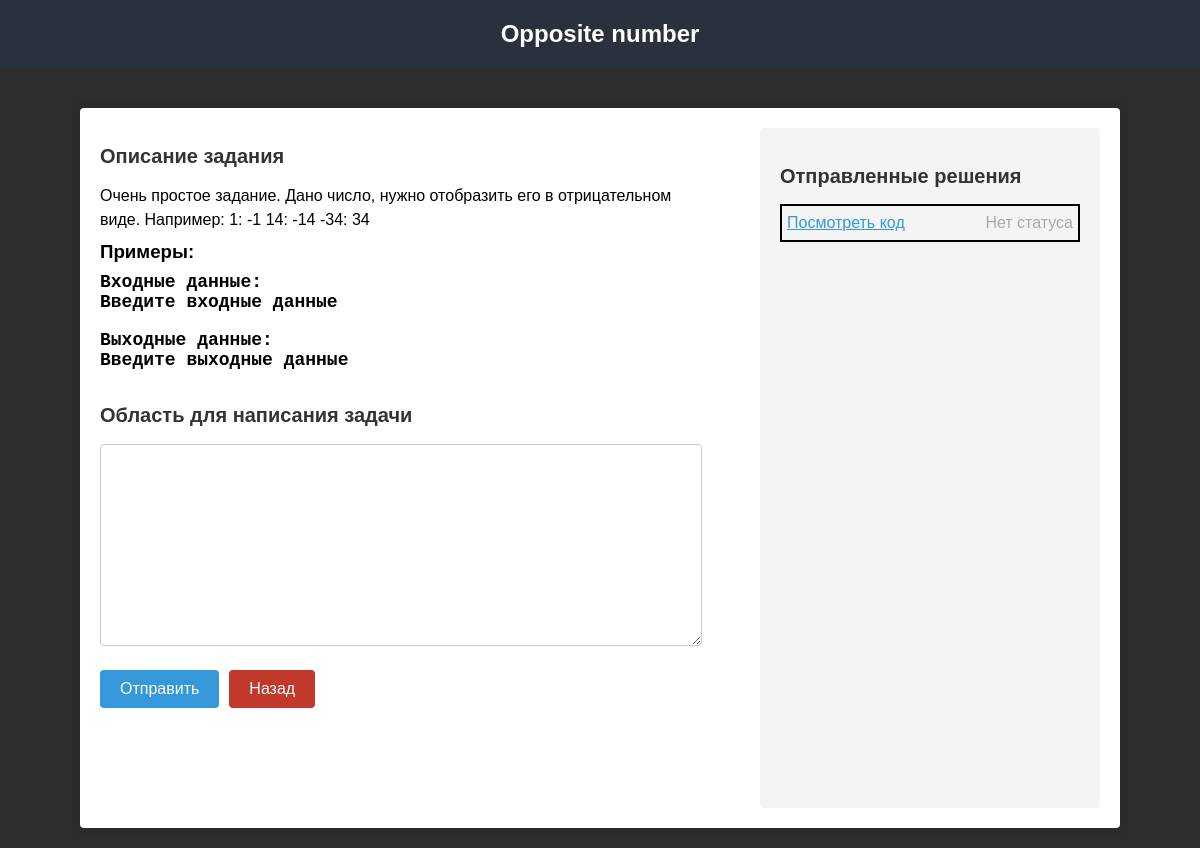
Screenshot of /solve/1 (signed in) with the database file from the repository.
### tasks/models.py (models this page shows, shortened)
class Task(models.Model):
    title = models.CharField("Название", max_length=80, default=default_title)
    description = models.TextField("Описание", max_length=8000, default=default_description)
    difficulty = models.CharField("Сложность", choices=DIFFICULTY_CHOICES, default="1st Dan", max_length=10)
    created_at = models.DateField("Дата", auto_created=True)
    input_data = models.TextField("Входные данные", max_length=200, default="Введите входные данные" )
    output_data = models.TextField("Выходные данные", max_length=200, default="Введите выходные данные")

class Answer(models.Model):
    author = models.ForeignKey(User, on_delete=models.CASCADE)
    task = models.ForeignKey(Task, on_delete=models.CASCADE, null=True, blank=True)
    code = models.TextField("Код", max_length=3000, default=default_code)
    stat = models.CharField("Статус кода", choices=STATUS_CHOICES, default="Нет статуса", max_length=60)

### tasks/views.py (the view, shortened to what this page needs)
# urls.py: path("solve/<int:pk>", solve_view, name="solve"),
@login_required(login_url='login')  # Укажите свой URL-путь для главной страницы, если пользователь не аутентифицирован
def solve_view(request, pk):
    task = Task.objects.get(id=pk)
    user = request.user
    answer = Answer.objects.filter(author=user, task=task).order_by('-id')
    obj = {'task': task, 'answer': answer}
    return render(request, 'solve.html', obj)

### tasks/templates/solve.html (shortened to what this page needs)
<!DOCTYPE html>
<html lang="en">
<head>
</head>
<body>
    <header>
        <h1 class="title-task">{{ task.title }}</h1>
    </header>
    <main>
        <div class="left-column">
            <section class="main-description">
                <h2>Описание задания</h2>
                <p class="description">{{ task.description }}</p>
                <h3 class="example">Примеры:</h3>
                <pre class="input-data">
Входные данные:
{{ task.input_data }} </pre>
                <pre class="output-data">Выходные данные:
{{ task.output_data }} </pre>
            </section>
            <section>
            <form id="solveForm" method="post" action="{% url 'solve' pk=task.id %}">
                <section class="code">
                    <h2>Область для написания задачи</h2>
                    <textarea id="taskInput" name="code" rows="10" cols="50"></textarea>
                </section>
                <div class="submit-back">
                    <section>
                        <button type="submit" id="submitBtn">Отправить</button>
                    </form>
                    </section>
                        <a class="back" href="{% url 'main' %}">Назад</a>
                </div>
        <div class="right-column">
            <section>
                <h2>Отправленные решения</h2>
            </section>
            {% for i in answer %}
            <div class="answer">
                <p class="answer-button">
                    Посмотреть код
                </p>
                <p class="answer-status">
                    {{ i.stat }}
                </p>
            </div>
            {% endfor %}
        </div>
    </main>
    <link rel="stylesheet" href="https://cdnjs.cloudflare.com/ajax/libs/highlight.js/11.9.0/styles/default.min.css">
</body>
</html>

### tasks/templates/solve.html (style rules this page uses)
body { font-family: Arial, sans-serif; margin: 0; padding: 0; background-color: #2d2d2d; }
header { background-color: #2a313d; padding: 20px; text-align: center; margin-bottom: 40px; }
h1 { font-size: 24px; margin: 0; }
main { max-width: 1000px; margin: 20px auto; padding: 20px; background-color: #fff; border-radius: 4px; box-shadow: 0 0 10px rgba(0, 0, 0, 0.1); display: flex; }
.left-column { flex: 1; padding-right: 20px; }
.right-column { flex: 0 0 30%; background-color: #f4f4f4; padding: 20px; border-radius: 4px; }
h2 { color: #333; font-size: 20px; }
p { font-size: 16px; line-height: 1.5; }
.title-task { color: #fff; }
textarea { width: 100%; padding: 10px; border: 1px solid #ccc; border-radius: 4px; resize: vertical; font-size: 16px; }
button { padding: 10px 20px; background-color: #3498db; color: #fff; border: none; border-radius: 4px; cursor: pointer; margin-right: 10px; font-size: 16px; }
.left-column { margin-right: 60px; }
.code { margin-bottom: 20px; }
.right-column { overflow-y: scroll; height: 80vh; }
.description { color: black; }
.input-data { font-size: 18px; font-weight: 700; }
.output-data { font-size: 18px; font-weight: 700; }
.main-description { overflow-x: scroll; }
.answer { display: flex; justify-content: space-between; gap: 5px; color: #000; border: 2px solid #000; padding: 5px; margin-bottom: 10px; }
.answer > p { margin: 0; }
.answer-button { color: #3498DB; text-decoration: underline; cursor: pointer; }
.submit-back { display: flex; }
.back { padding: 10px 20px; background-color: #c0392b; color: #fff; border: none; border-radius: 4px; cursor: pointer; margin-right: 10px; font-size: 16px; text-decoration: none; }
.example { line-height: 10% !important; }

### rows the page displays
Task: title "Opposite number", description "Очень простое задание. Дано число, нужно отобразить его в отрицательном виде. Например: 1: -1 14: -14 -34: 34", input_data "Введите входные данные", output_data "Введите выходные данные"
Answer: stat "Нет статуса"
